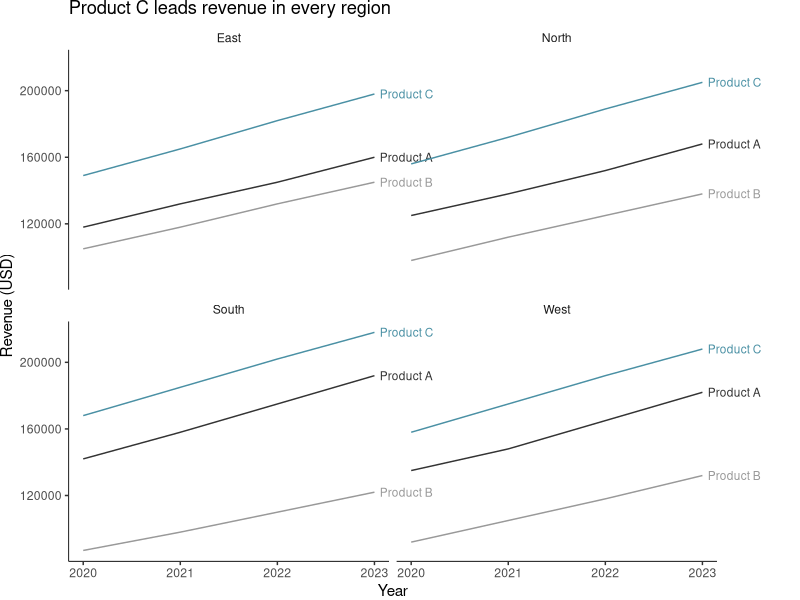
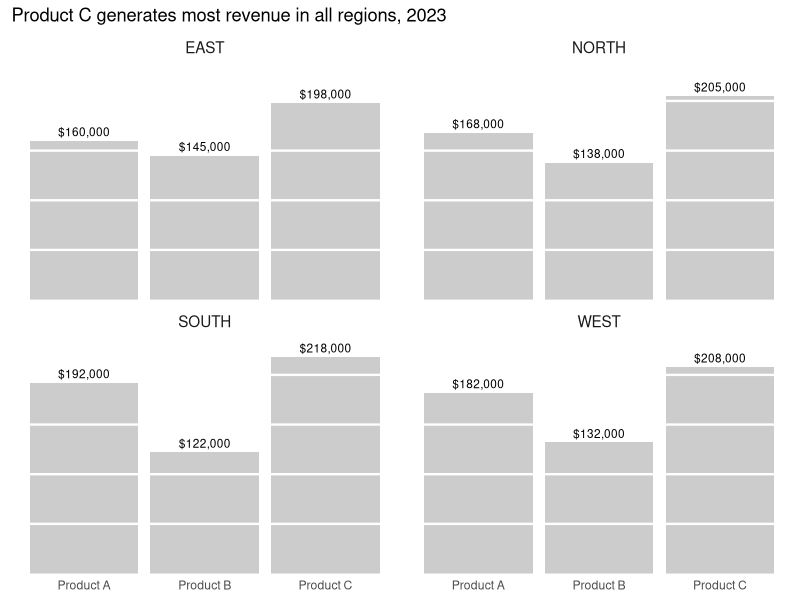
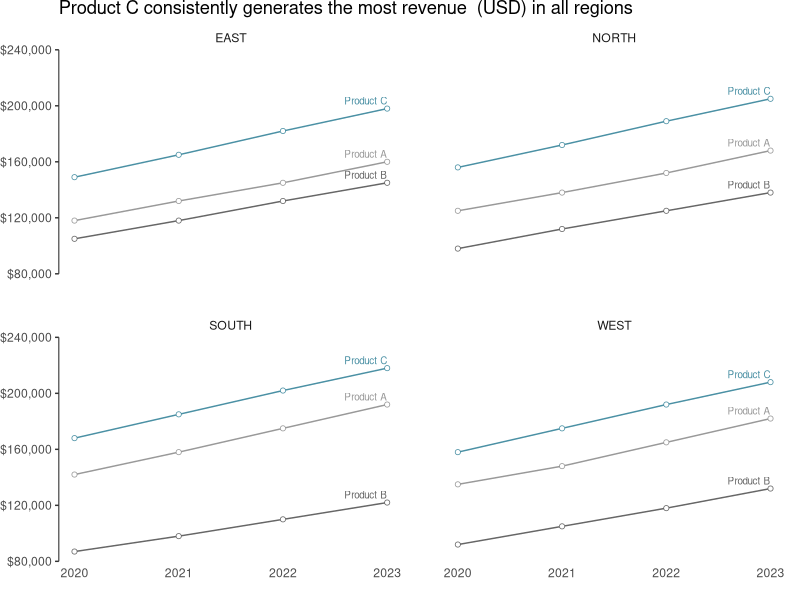
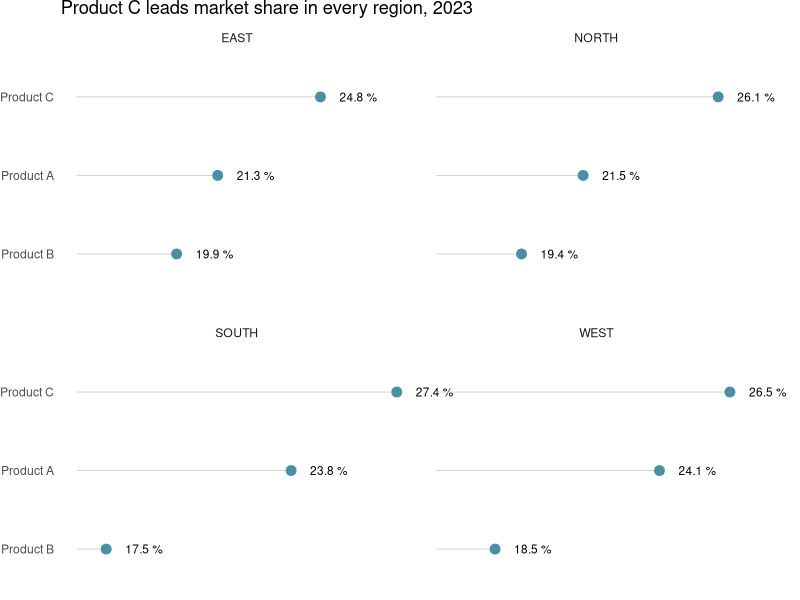
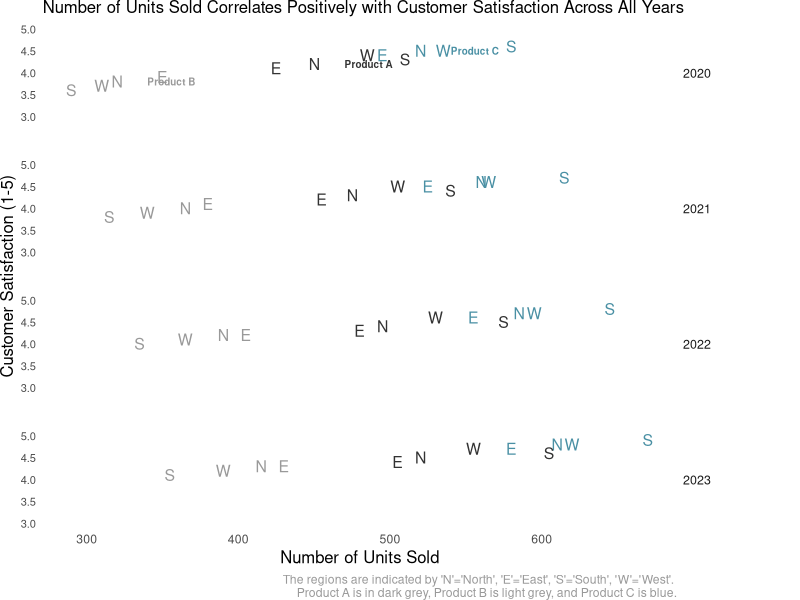
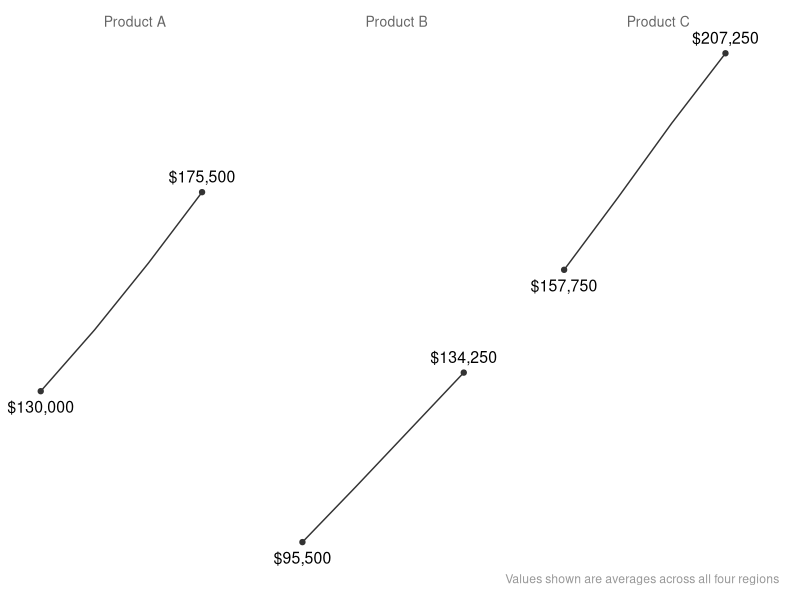
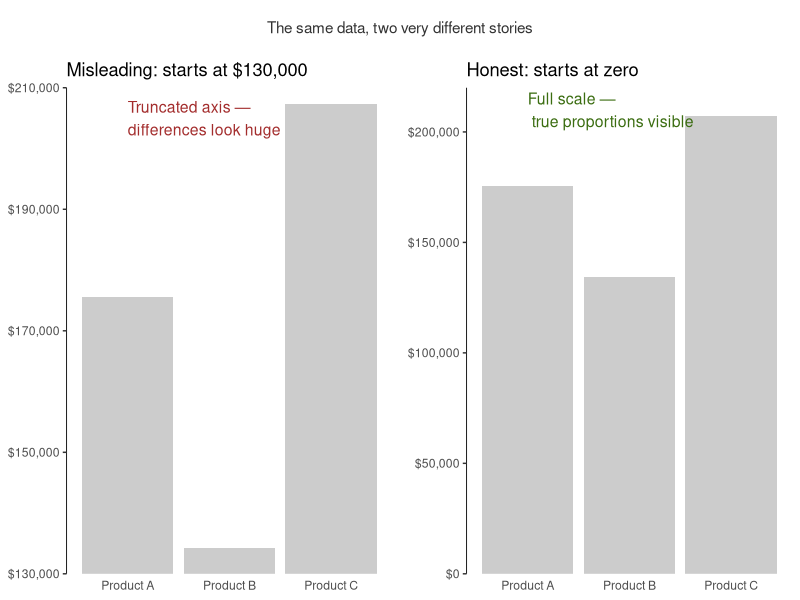
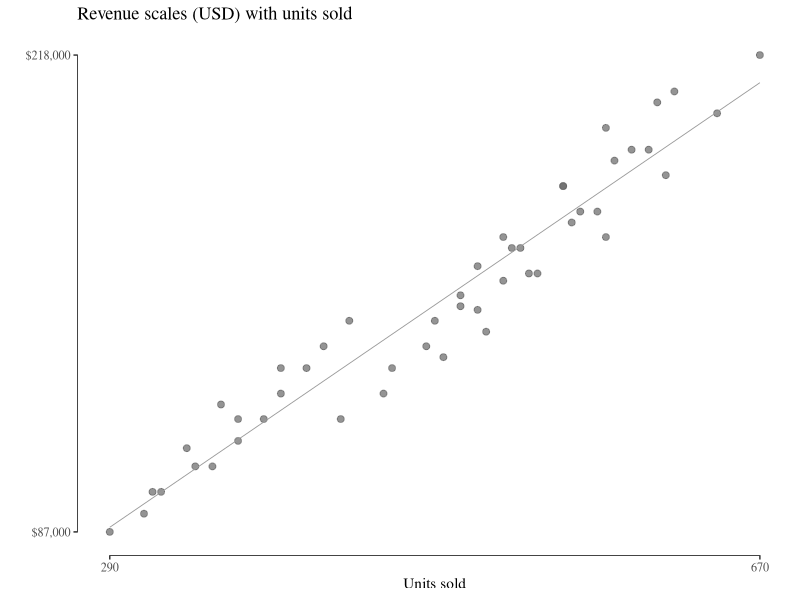

Write the R code that produced these figures, in order.
## ---- chunk 1
# Load required libraries
library(tidyverse)
library(ggthemes)
library(gridExtra)
library(cowplot)
library(grid)

# Read the data
data <- read_csv("sample_data.csv")

# Preview the data structure
glimpse(data)
## ---- chunk 2
# YOUR CODE HERE
data <- data |>
   mutate(product = gsub("_", " ", product)) 
data |>
  mutate(region = factor(region, levels = c("North", "East", "South", "West"))) |>
  ggplot(aes(x = year, y = revenue, color = product)) +
  geom_line() +
  facet_wrap(~ region) +
  geom_text(
    data = data |> filter(year == max(year)),
    aes(label = product),
    hjust = -0.1, size = 3
  ) +
      scale_colour_manual(values = c("Product A" = "grey20",
                                 "Product B" = "grey60",
                                 "Product C" = "#4a90a4")) +
  coord_cartesian(clip = "off") +
  theme(
    panel.grid       = element_blank(),
    panel.border     = element_blank(),
    axis.line        = element_line(colour = "black", linewidth = 0.3),
    panel.background = element_blank(),
    strip.background = element_blank(),
    legend.position  = "none",
    plot.margin      = margin(r = 60)
  ) +
  labs(x = "Year", y = "Revenue (USD)", 
       title = "Product C leads revenue in every region")

## ---- chunk 3
# YOUR CODE HERE
data |> 
  filter(year == 2023) |> 
  ggplot(aes(x = product, y = revenue)) + 
geom_col(fill = "grey80", colour = NA) +
geom_hline(yintercept = seq(50000, max(data$revenue), by = 50000),
           colour = "white", linewidth = 0.8) + 
  facet_wrap(~ region, labeller = labeller(region = toupper)) +
  geom_text(aes(label = scales::dollar(revenue)), vjust = -0.5, size = 3) +
  scale_y_continuous(expand = expansion(mult = c(0, 0.1))) +
  theme(
    panel.grid       = element_blank(),
    panel.border     = element_blank(),
    panel.background = element_blank(),
    axis.line.x      = element_blank(),
    axis.ticks       = element_blank(),
    axis.text.y      = element_blank(),
    axis.title.y     = element_blank(),
    strip.background = element_blank(),
    legend.position  = "none",
    strip.text       = element_text(size = 11)
  ) +
  labs(x = NULL, title = "Product C generates most revenue in all regions, 2023")
## ---- chunk 4
# YOUR CODE HERE

ggplot(data, aes(x = year, y = revenue, col = product)) + 
  geom_line() + 
  geom_point(size = 1.5, shape = 21, fill = "white", stroke = 0.4) +
  facet_wrap(~ region, labeller = labeller(region = toupper)) +
  scale_colour_manual(values = c("Product A" = "grey60", 
                                 "Product B" = "grey40", 
                                 "Product C" = "#4a90a4")) +

scale_y_continuous(
  limits = c(80000, 240000),
  breaks = c(80000, 120000, 160000, 200000, 240000),
  labels = scales::dollar,
  expand = c(0, 0)
)+
  theme(
    panel.grid       = element_blank(),
    panel.border     = element_blank(),
    axis.line        = element_line(colour = "black", linewidth = 0.3),
    panel.background = element_blank(),
    axis.line.x      = element_blank(),
    axis.ticks.x     = element_blank(),
    axis.title.y     = element_blank(),
    strip.background = element_blank(),
    legend.position  = "none",
    plot.margin      = margin(r = 10)
  ) +
theme(panel.spacing.x = unit(1, "cm"),
     panel.spacing.y = unit(1, "cm")) +
geom_text(
  data = data |> filter(year == max(year)),
  aes(label = product),
  hjust = 1, 
  vjust = -0.5,
  size = 2.5
) +
  labs(x = "", title = "Product C consistently generates the most revenue  (USD) in all regions")
## ---- chunk 5
# YOUR CODE HERE
data |>
  filter(year == 2023) |>
  arrange(region, market_share) |>
  mutate(product = factor(product, levels = unique(product))) |>
  ggplot(aes(x = market_share, y = product)) +
  geom_segment(aes(x = min(market_share) -1 , xend = market_share, yend = product),
               colour = "grey80", linewidth = 0.3) +
  geom_point(size = 3, colour = "#4a90a4") +
geom_text(aes(label = paste0(round(market_share, 1), " %")),
          hjust = -0.5, size = 3) +
coord_cartesian(clip = "off") +
theme(plot.margin = margin(r = 20)) +
  facet_wrap(~ region, labeller = labeller(region = toupper)) +
  theme(
    panel.grid       = element_blank(),
    panel.border     = element_blank(),
    panel.background = element_blank(),
    strip.background = element_blank(),
    axis.line        = element_blank(),
    axis.ticks       = element_blank(),
    axis.title.x     = element_blank(),
    axis.text.x      = element_blank()) + 
theme(panel.spacing.y = unit(0.5, "cm")) +
  labs(y = NULL, title = "Product C leads market share in every region, 2023")
## ---- chunk 6
ggplot(data, aes(x = units_sold, y = customer_satisfaction, col = product)) +
  geom_text(aes(label = substr(region, 1, 1)), size = 4, show.legend = FALSE) +
  geom_text(
    data = data |> filter(year == min(year), region == "North"),
    aes(label = product),
    hjust = 0, nudge_x = 20, size = 2.5, fontface = "bold"
  ) +
  facet_grid(year ~ .) +
  scale_colour_manual(values = c("Product A" = "grey20",
                                 "Product B" = "grey60",
                                 "Product C" = "#4a90a4")) +
  scale_y_continuous(breaks = seq(3, 5, by = 0.5)) +
  coord_cartesian(ylim = c(3, 5), clip = "off") +
  theme(
    panel.grid       = element_blank(),
    panel.border     = element_blank(),
    panel.background = element_blank(),
    strip.background = element_blank(),
    axis.line        = element_blank(),
    axis.ticks       = element_blank(),
    legend.position  = "none",
    axis.text.y      = element_text(size = 8),
    strip.text.y     = element_text(angle = 0, size = 9),
    plot.margin      = margin(r = 60),
    panel.spacing.y  = unit(1, "cm"),
    plot.caption     = element_text(colour = "grey60"),
    plot.title   = element_text(size = 12),
    axis.title.x = element_text(size = 12),
    axis.title.y = element_text(size = 12)
  ) +
  labs(x = "Number of Units Sold", y = "Customer Satisfaction (1-5)",
       title = "Number of Units Sold Correlates Positively with Customer Satisfaction Across All Years",
       caption = "The regions are indicated by 'N'='North', 'E'='East', 'S'='South', 'W'='West'. \nProduct A is in dark grey, Product B is light grey, and Product C is blue.")
## ---- chunk 7

data_spark <- data |>
  group_by(product, year) |>
  summarise(revenue = mean(revenue), .groups = "drop")

endpoints <- data_spark |>
  group_by(product) |>
  filter(revenue == min(revenue) | revenue == max(revenue))

ggplot(data_spark, aes(x = year, y = revenue)) +
  geom_line(linewidth = 0.5, colour = "grey20") +
  geom_point(data = endpoints, size = 1.5, colour = "grey20") +
  geom_text(
    data = endpoints |> filter(revenue == max(revenue)),
    aes(label = scales::dollar(revenue)),
    vjust = -0.8, size = 4
  ) +
  geom_text(
    data = endpoints |> filter(revenue == min(revenue)),
    aes(label = scales::dollar(revenue)),
    vjust = 1.8, size = 4
  ) +
  facet_wrap(~ product, nrow = 1) +
  scale_x_continuous(limits = c(2019.5, 2024), expand = c(0, 0)) +
  scale_y_continuous(limits = c(min(data_spark$revenue), max(data_spark$revenue))) +
  coord_cartesian(clip = "off") +
  theme_void() +
  theme(
    strip.text    = element_text(size = 10, colour = "grey40"),
    panel.spacing = unit(0.5, "cm"),
    plot.margin   = margin(10, 15, 10, 10),
      plot.caption     = element_text(colour = "grey60")
  ) +
  
labs(caption = "Values shown are averages across all four regions")
## ---- chunk 8

data_2023 <- data |> filter(year == 2023) |>
  group_by(product) |>
  summarise(revenue = mean(revenue), .groups = "drop")

p1 <- ggplot(data_2023, aes(x = product, y = revenue)) +
  geom_col(fill = "grey80") +
  scale_y_continuous(labels = scales::dollar, expand = c(0, 0)) +
  coord_cartesian(ylim = c(130000, 210000)) +
  annotate("text", x = 1, y = 205000, label = "Truncated axis — \ndifferences look huge",
           size = 4, colour = "#a32d2d", hjust = 0) +
  theme(panel.grid = element_blank(), panel.background = element_blank(),
        axis.ticks.x = element_blank(), panel.border = element_blank(),
        axis.line.y = element_line(linewidth = 0.3)) +
  labs(x = NULL, y = NULL, title = "Misleading: starts at $130,000", size=11)

p2 <- ggplot(data_2023, aes(x = product, y = revenue)) +
  geom_col(fill = "grey80") +
  scale_y_continuous(labels = scales::dollar, expand = c(0, 0)) +
  coord_cartesian(ylim = c(0, 220000)) +
  annotate("text", x = 1, y = 210000, label = "Full scale —\n true proportions visible",
           size = 4, colour = "#3b6d11", hjust = 0) +
  theme(panel.grid = element_blank(), panel.background = element_blank(),
        axis.ticks.x = element_blank(), panel.border = element_blank(),
        axis.line.y = element_line(linewidth = 0.3)) +
  labs(x = NULL, y = NULL, title = "Honest: starts at zero")

title <- ggdraw() + 
  draw_label("The same data, two very different stories", 
             fontface = "plain", size = 11, colour = "grey20")

plot_grid(title, plot_grid(p1, p2, ncol = 2), 
          ncol = 1, rel_heights = c(0.1, 1))
## ---- chunk 9

ggplot(data, aes(x = units_sold, y = revenue)) +
  geom_point(colour = "grey40", size = 2, alpha = 0.7) +
  geom_rangeframe() +
  scale_y_continuous(
    breaks = c(min(data$revenue), max(data$revenue)),
    labels = scales::dollar
  ) +
  scale_x_continuous(
    breaks = c(min(data$units_sold), max(data$units_sold)),
    labels = scales::comma
  ) +
    geom_smooth(method = "lm", se = FALSE, 
            linewidth = 0.3, colour = "grey60") +
  theme_tufte() +
  labs(x = "Units sold", y = "",
       title = "Revenue scales (USD) with units sold")
## ---- chunk 10

data_table <- data |>
  filter(year == 2023) |>
  group_by(region) |>
  summarise(
    revenue      = mean(revenue),
    units_sold   = mean(units_sold),
    satisfaction = mean(customer_satisfaction),
    market_share = mean(market_share),
    .groups = "drop"
  ) |>
  arrange(revenue) |>
  mutate(region = factor(region, levels = region))


p_text <- ggplot(data_table, aes(y = region)) +
  geom_text(aes(x = 0, label = region), hjust = 0, size = 3, fontface = "bold") +
  geom_text(aes(x = 1, label = scales::dollar(revenue, accuracy = 1)), hjust = 1, size = 3) +
  geom_text(aes(x = 1.4, label = round(units_sold, 0)), hjust = 1, size = 3) +
  geom_text(aes(x = 1.8, label = round(satisfaction, 1)), hjust = 1, size = 3) +
  annotate("text", x = 0,   y = 4.7, label = "Region",       hjust = 0, size = 2.8, colour = "grey40", fontface = "bold") +
  annotate("text", x = 1,   y = 4.7, label = "Avg revenue",  hjust = 1, size = 2.8, colour = "grey40", fontface = "bold") +
  annotate("text", x = 1.4, y = 4.7, label = "Units",        hjust = 1, size = 2.8, colour = "grey40", fontface = "bold") +
  annotate("text", x = 1.8, y = 4.7, label = "Satisfaction", hjust = 1, size = 2.8, colour = "grey40", fontface = "bold") +
  annotate("segment", x = 0, xend = 2, y = 4.5, yend = 4.5,
           colour = "grey60", linewidth = 0.3) +
  scale_x_continuous(limits = c(0, 2)) +
  scale_y_discrete(expand = expansion(add = c(0.5, 1))) +
  theme_void() +
  theme(plot.margin = margin(0, 0, 0, 10))

p_bars <- ggplot(data_table, aes(y = region, x = market_share)) +
  geom_col(fill = "#4a90a4", width = 0.3, alpha = 0.6) +
  geom_text(aes(label = paste0(round(market_share, 1), "%")),
            hjust = -0.1, size = 2.5, colour = "grey20") +
  annotate("text", x = 0, y = 4.7, label = "Market share",
           hjust = 0, size = 2.8, colour = "grey40", fontface = "bold") +
  annotate("segment", x = 0, xend = 30, y = 4.5, yend = 4.5,
           colour = "grey60", linewidth = 0.3) +
  scale_x_continuous(limits = c(0, 30), expand = c(0, 0)) +
  scale_y_discrete(expand = expansion(add = c(0.5, 1))) +
  theme_void() +
  theme(plot.margin = margin(0, 10, 0, 0))

grid.arrange(p_text, p_bars, ncol = 2, widths = c(2.5, 1),
             top = "Regional performance · 2023")
## ---- chunk 11

# panel 1 — revenue trend by product (sparkline style)
data_spark <- data |>
  group_by(product, year) |>
  summarise(revenue = mean(revenue), .groups = "drop")

endpoints <- data_spark |>
  group_by(product) |>
  filter(revenue == min(revenue) | revenue == max(revenue))

p1 <- ggplot(data_spark, aes(x = year, y = revenue, colour = product)) +
  geom_line(linewidth = 0.6) +
  geom_point(data = endpoints, size = 1.5) +
  geom_text(
    data = endpoints |> filter(revenue == max(revenue)),
    aes(label = scales::dollar(revenue, accuracy = 1)),
    vjust = -0.8, size = 2.2
  ) +
  geom_text(
    data = data_spark |> filter(year == max(year)),
    aes(label = product),
    hjust = -0.1, size = 2.5
  ) +
  scale_colour_manual(values = c("Product A" = "grey60",
                                 "Product B" = "grey40",
                                 "Product C" = "#4a90a4")) +
  scale_x_continuous(limits = c(2020, 2025), expand = c(0, 0)) +
  scale_y_continuous(labels = scales::dollar) +
  coord_cartesian(clip = "off") +
  theme(
    panel.grid       = element_blank(),
    panel.background = element_blank(),
    panel.border     = element_blank(),
    axis.line.y      = element_line(linewidth = 0.3, colour = "grey60"),
    axis.ticks.x     = element_blank(),
    axis.title       = element_blank(),
    legend.position  = "none",
    plot.margin      = margin(5, 60, 5, 5),
    plot.title       = element_text(size = 9, colour = "grey40")
  ) +
  labs(title = "1. Product C leads revenue growth")

# panel 2 — dot plot market share 2023
data_2023 <- data |>
  filter(year == 2023) |>
  group_by(product) |>
  summarise(market_share = mean(market_share), .groups = "drop") |>
  arrange(market_share) |>
  mutate(product = factor(product, levels = product))

p2 <- ggplot(data_2023, aes(x = market_share, y = product)) +
  geom_segment(aes(x = min(market_share) - 1, xend = market_share, yend = product),
               colour = "grey80", linewidth = 0.3) +
  geom_point(size = 3, colour = "#4a90a4") +
  geom_text(aes(label = paste0(round(market_share, 1), "%")),
            hjust = -0.4, size = 2.5) +
  coord_cartesian(clip = "off") +
  theme(
    panel.grid       = element_blank(),
    panel.background = element_blank(),
    panel.border     = element_blank(),
    axis.line        = element_blank(),
    axis.ticks       = element_blank(),
    axis.title       = element_blank(),
    axis.text.x      = element_blank(),
    legend.position  = "none",
    plot.margin      = margin(5, 40, 5, 5),
    plot.title       = element_text(size = 9, colour = "grey40")
  ) +
  labs(title = "2. Market share by product, 2023")

# panel 3 — units sold vs satisfaction
p3 <- ggplot(data, aes(x = units_sold, y = customer_satisfaction, colour = product)) +
  geom_text(aes(label = substr(region, 1, 1)), size = 3) +
  geom_smooth(method = "lm", se = FALSE, linewidth = 0.3, colour = "grey60") +
  scale_colour_manual(values = c("Product A" = "grey60",
                                 "Product B" = "grey40",
                                 "Product C" = "#4a90a4")) +
  scale_y_continuous(limits = c(3.5, 5), breaks = seq(3.5, 5, 0.5)) +
  theme(
    panel.grid       = element_blank(),
    panel.background = element_blank(),
    panel.border     = element_blank(),
    axis.line        = element_line(linewidth = 0.3, colour = "grey60"),
    axis.ticks       = element_blank(),
    axis.title       = element_text(size = 8, colour = "grey40"),
    legend.position  = "none",
    plot.margin      = margin(5, 5, 5, 5),
    plot.title       = element_text(size = 9, colour = "grey40")
  ) +
  labs(x = "Units sold", y = "Satisfaction",
       title = "3. More units sold, higher satisfaction")

# panel 4 — regional revenue table
data_region <- data |>
  filter(year == 2023) |>
  group_by(region) |>
  summarise(
    revenue      = mean(revenue),
    units_sold   = mean(units_sold),
    satisfaction = mean(customer_satisfaction),
    market_share = mean(market_share),
    .groups = "drop"
  ) |>
  arrange(revenue) |>
  mutate(region = factor(region, levels = region))

p4 <- ggplot(data_region, aes(y = region)) +
  geom_text(aes(x = 0,   label = region),                               hjust = 0, size = 2.8, fontface = "bold") +
  geom_text(aes(x = 1,   label = scales::dollar(revenue, accuracy=1)),  hjust = 1, size = 2.8) +
  geom_text(aes(x = 1.4, label = round(units_sold, 0)),                 hjust = 1, size = 2.8) +
  geom_text(aes(x = 1.8, label = round(satisfaction, 1)),               hjust = 1, size = 2.8) +
  geom_text(aes(x = 2.2, label = paste0(round(market_share,1), "%")),   hjust = 1, size = 2.8) +
  annotate("text", x = 0,   y = 4.7, label = "Region",      hjust = 0, size = 2.5, colour = "grey40", fontface = "bold") +
  annotate("text", x = 1,   y = 4.7, label = "Revenue",     hjust = 1, size = 2.5, colour = "grey40", fontface = "bold") +
  annotate("text", x = 1.4, y = 4.7, label = "Units",       hjust = 1, size = 2.5, colour = "grey40", fontface = "bold") +
  annotate("text", x = 1.8, y = 4.7, label = "Satisfaction",hjust = 1, size = 2.5, colour = "grey40", fontface = "bold") +
  annotate("text", x = 2.2, y = 4.7, label = "Mkt share",   hjust = 1, size = 2.5, colour = "grey40", fontface = "bold") +
  annotate("segment", x = 0, xend = 2.3, y = 4.5, yend = 4.5,
           colour = "grey60", linewidth = 0.3) +
  scale_x_continuous(limits = c(0, 2.3)) +
  scale_y_discrete(expand = expansion(add = c(0.5, 1))) +
  theme_void() +
  theme(
    plot.margin = margin(5, 5, 5, 5),
    plot.title  = element_text(size = 9, colour = "grey40")
  ) +
  labs(title = "4. Regional performance, 2023")

# combine
grid.arrange(
  p1, p2, p3, p4,
  ncol = 2,
  top = grid::textGrob(
    "Product C dominates — but satisfaction and volume rise together across all products",
    gp = grid::gpar(fontsize = 11, col = "grey20")
  )
)
